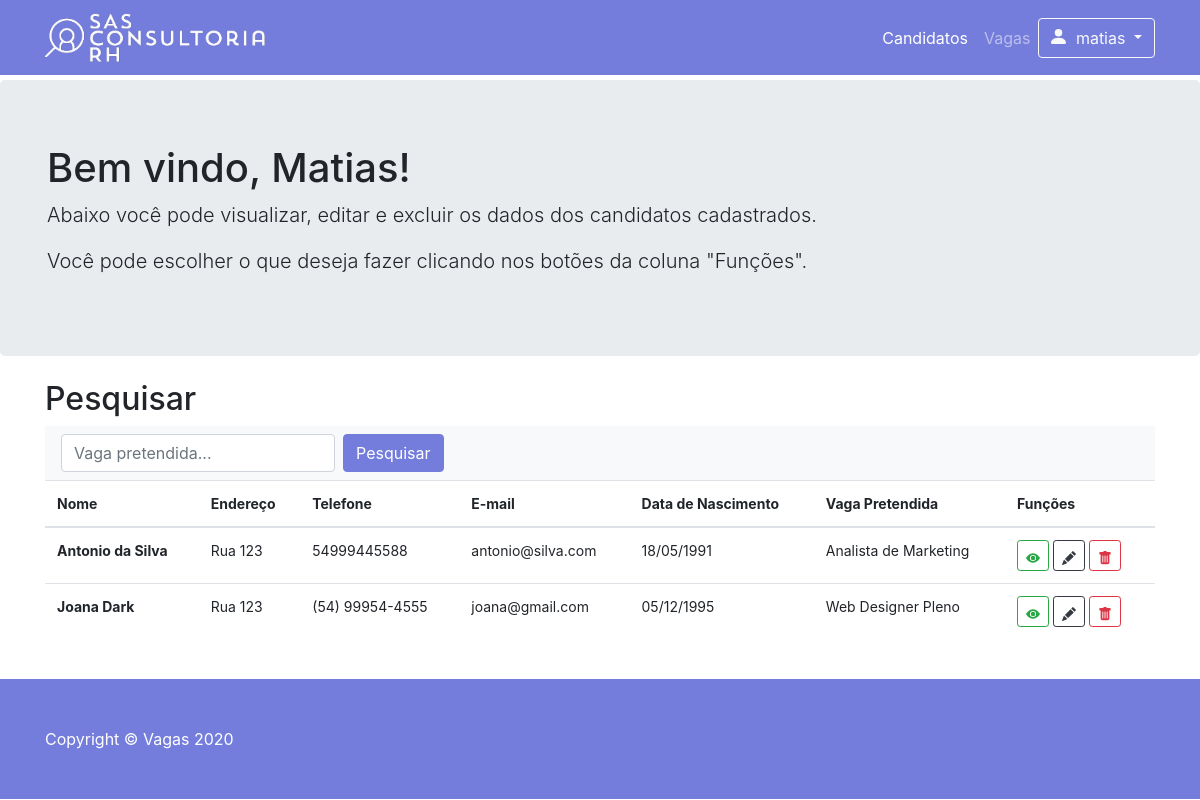
/pesquisa.php (signed in), run on the app's committed database.
### tables this page shows
CREATE TABLE `pessoas` (
  `cod_pessoa` int(11) NOT NULL,
  `nome` varchar(200) NOT NULL,
  `endereco` varchar(200) NOT NULL,
  `telefone` varchar(16) NOT NULL,
  `email` varchar(255) NOT NULL,
  `cpf` varchar(14) NOT NULL,
  `data_nascimento` date NOT NULL,
  `sexo` varchar(20) NOT NULL,
  `estado_civil` varchar(20) NOT NULL,
  `grau` varchar(25) NOT NULL,
  `estado_conclusao` varchar(25) NOT NULL,
  `data_conclusao` date NOT NULL,
  `escola` varchar(50) NOT NULL,
  `curso` varchar(50) NOT NULL,
  `empresa` varchar(50) NOT NULL,
  `cargo` varchar(50) NOT NULL,
  `data_inicio` date NOT NULL,
  `data_final` date NOT NULL,
  `atividades` varchar(500) NOT NULL,
  `disp_viagens` varchar(20) NOT NULL,
  `disp_mudancas` varchar(20) NOT NULL,
  `pretensao` varchar(10) NOT NULL,
  `vaga_pretendida` varchar(50) NOT NULL,
  `curriculo` varchar(255) NOT NULL
);

### conexao.php (called while the page is built, shortened)
<?php
function mostra_data($data) {
	$d = explode('-', $data);
	$escreve = $d[2] ."/" .$d[1] ."/" .$d[0];
	return $escreve;
}
?>

### pesquisa.php (the view, shortened to what this page needs)
<!DOCTYPE html>
<html lang="pt-br">
<head>
	<link href="vendor/bootstrap/css/bootstrap.min.css" rel="stylesheet">
	<link href="css/heroic-features.css" rel="stylesheet">
</head>
<body>
	<nav class="navbar navbar-expand-lg navbar-dark bg-dark fixed-top">
		<div class="container">
			<a class="navbar-brand">
				<img style="width: 220px;" src="img/logo_sas_white.png">
			</a>
			<div class="collapse navbar-collapse" id="navbarResponsive">
				<ul class="navbar-nav ml-auto">
					<li class="nav-item active">
						<a class="nav-link" href="pesquisa.php">Candidatos
						</a>
					</li>
					<li class="nav-item">
						<a class="nav-link" href="cadastro_vagas.php">Vagas
						</a>
					</li>
					<li class="btn-group">
						<button type="button" class="btn btn-outline-light dropdown-toggle" data-toggle="dropdown" aria-haspopup="true" aria-expanded="false">
							<svg width="20px" height="20px" viewBox="2 2 16 16" class="bi bi-person-fill" fill="currentColor" xmlns="http://www.w3.org/2000/svg">
								<path fill-rule="evenodd" d="M3 14s-1 0-1-1 1-4 6-4 6 3 6 4-1 1-1 1H3zm5-6a3 3 0 1 0 0-6 3 3 0 0 0 0 6z"/>
							</svg>
							<?php echo $_SESSION['usuario']; ?>
						</button>
					</li>
				</ul>
			</div>
		</div>
	</nav>
	<header class="jumbotron my-4">
		<div class="container">
			<h1 class="display-8">Bem vindo, <a class="text-capitalize"><?php echo $_SESSION['usuario']; ?>! </a></h1>
			<p class="lead">Abaixo você pode visualizar, editar e excluir os dados dos candidatos cadastrados.</p>
			<p class="lead">Você pode escolher o que deseja fazer clicando nos botões da coluna "Funções".</p>
		</div>
	</header>
	<?php
	$pesquisa = $_POST['busca'] ?? '';
	include "conexao.php";
	$sql = "SELECT * FROM pessoas WHERE vaga_pretendida LIKE '%$pesquisa%'";
	$dados = mysqli_query($conn, $sql);
	?>
	<div class="container">
		<div class="row">
			<div class="col">
				<h2>Pesquisar</h2>
				<div class="navbar navbar-light bg-light">
					<form class="form-inline" action="pesquisa.php" method="POST">
						<input class="form-control mr-sm-2" type="search" placeholder="Vaga pretendida..." aria-label="Pesquisar" name="busca">
						<button class="btn btn-primary my-2 my-sm-0" type="submit">Pesquisar</button>
					</form>
				</div>
				<div class="table-responsive" style="font-size: 14px;">
					<table class="table table-hover">
						<thead>
							<tr>
								<th scope="col">Nome</th>
								<th scope="col">Endereço</th>
								<th scope="col">Telefone</th>
								<th scope="col">E-mail</th>
								<th scope="col">Data de Nascimento</th>
								<th scope="col">Vaga Pretendida</th>
								<th scope="col">Funções</th>
							</tr>
						</thead>
						<tbody>
							<?php
							while ($linha = mysqli_fetch_assoc($dados)) {
								$cod_pessoa = $linha['cod_pessoa'];
								$nome = $linha['nome'];
								$endereco = $linha['endereco'];
								$telefone = $linha['telefone'];
								$email = $linha['email'];
								$data_nascimento = $linha['data_nascimento'];
								$data_nascimento = mostra_data($data_nascimento);
								$vaga_pretendida = $linha['vaga_pretendida'];
								echo "
								<tr>
								<th scope='row'>$nome</th>
								<td>$endereco</td>
								<td>$telefone</td>
								<td>$email</td>
								<td>$data_nascimento</td>
								<td>$vaga_pretendida</td>
								<td width='150px'>
								<a href='cadastro_ver.php?id=$cod_pessoa' class='btn btn-outline-success btn-sm'>
								<svg width='1em' height='1em' viewBox='0 0 16 16' class='bi bi-eye-fill' fill='currentColor' xmlns='http://www.w3.org/2000/svg'>
								<path d='M10.5 8a2.5 2.5 0 1 1-5 0 2.5 2.5 0 0 1 5 0z'/>
								<path fill-rule='evenodd' d='M0 8s3-5.5 8-5.5S16 8 16 8s-3 5.5-8 5.5S0 8 0 8zm8 3.5a3.5 3.5 0 1 0 0-7 3.5 3.5 0 0 0 0 7z'/>
								</svg></a>
								<a href='cadastro_edit.php?id=$cod_pessoa' class='btn btn-outline-dark btn-sm'>
								<svg width='1em' height='1em' viewBox='0 0 16 16' class='bi bi-pencil-fill' fill='currentColor' xmlns='http://www.w3.org/2000/svg'>
								<path fill-rule='evenodd' d='M12.854.146a.5.5 0 0 0-.707 0L10.5 1.793 14.207 5.5l1.647-1.646a.5.5 0 0 0 0-.708l-3-3zm.646 6.061L9.793 2.5 3.293 9H3.5a.5.5 0 0 1 .5.5v.5h.5a.5.5 0 0 1 .5.5v.5h.5a.5.5 0 0 1 .5.5v.5h.5a.5.5 0 0 1 .5.5v.207l6.5-6.5zm-7.468 7.468A.5.5 0 0 1 6 13.5V13h-.5a.5.5 0 0 1-.5-.5V12h-.5a.5.5 0 0 1-.5-.5V11h-.5a.5.5 0 0 1-.5-.5V10h-.5a.499.499 0 0 1-.175-.032l-.179.178a.5.5 0 0 0-.11.168l-2 5a.5.5 0 0 0 .65.65l5-2a.5.5 0 0 0 .168-.11l.178-.178z'/>
								</svg></a>
								<a href='cadastro_edit.php' class='btn btn-outline-danger btn-sm' data-toggle='modal' data-target='#confirma'
								onclick=" .'"' ."pegar_dados($cod_pessoa, '$nome')" .'"' ."><svg width='1em' height='1em' viewBox='0 0 16 16' class='bi bi-trash-fill' fill='currentColor' xmlns='http://www.w3.org/2000/svg'>
								<path fill-rule='evenodd' d='M2.5 1a1 1 0 0 0-1 1v1a1 1 0 0 0 1 1H3v9a2 2 0 0 0 2 2h6a2 2 0 0 0 2-2V4h.5a1 1 0 0 0 1-1V2a1 1 0 0 0-1-1H10a1 1 0 0 0-1-1H7a1 1 0 0 0-1 1H2.5zm3 4a.5.5 0 0 1 .5.5v7a.5.5 0 0 1-1 0v-7a.5.5 0 0 1 .5-.5zM8 5a.5.5 0 0 1 .5.5v7a.5.5 0 0 1-1 0v-7A.5.5 0 0 1 8 5zm3 .5a.5.5 0 0 0-1 0v7a.5.5 0 0 0 1 0v-7z'/>
								</svg></a>
								</td>
								</tr>
								";
							}
							?>
						</tbody>
					</table>
				</div>
			</div>
		</div>
	</div>
	<br/>
	<footer class="py-5 bg-dark">
		<div class="container">
			<p class="m-0 text-left text-white">Copyright &copy; Vagas 2020</p>
		</div>
	</footer>
</body>
</html>

### css/heroic-features.css (style rules this page uses)
body { padding-top: 56px; }

### data on the page
pessoas: nome "Antonio da Silva", endereco "Rua 123", telefone "54999445588", email "antonio@silva.com", data_nascimento "18/05/1991", vaga_pretendida "Analista de Marketing"
pessoas: nome "Joana Dark", endereco "Rua 123", telefone "(54) 99954-4555", email "joana@gmail.com", data_nascimento "05/12/1995", vaga_pretendida "Web Designer Pleno"

### other printed values
$_SESSION['usuario'] "matias"
$_SESSION['usuario'] "Matias"
